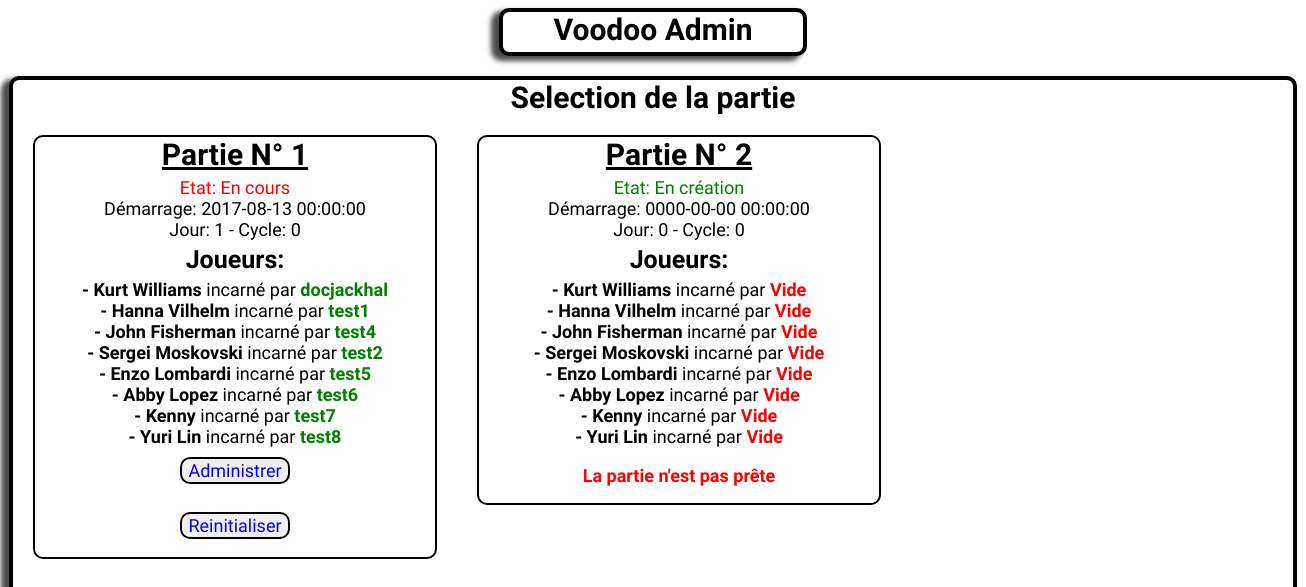
The app's page /admin/index.php with its own data.
### tables this page shows
CREATE TABLE IF NOT EXISTS `VI__parties` (
  `ID` int(11) NOT NULL,
  `Joueur1` int(11) NOT NULL DEFAULT '-1',
  `Joueur2` int(11) NOT NULL DEFAULT '-1',
  `Joueur3` int(11) NOT NULL DEFAULT '-1',
  `Joueur4` int(11) NOT NULL DEFAULT '-1',
  `Joueur5` int(11) NOT NULL DEFAULT '-1',
  `Joueur6` int(11) NOT NULL DEFAULT '-1',
  `Joueur7` int(11) NOT NULL DEFAULT '-1',
  `Joueur8` int(11) NOT NULL DEFAULT '-1',
  `Cycle` int(11) NOT NULL,
  `Jour` int(11) NOT NULL,
  `Etat` enum('en_creation','en_cours') NOT NULL DEFAULT 'en_creation',
  `DateDemarrage` datetime NOT NULL
);

CREATE TABLE IF NOT EXISTS `VI__heros` (
  `ID` int(11) NOT NULL,
  `Sexe` enum('h','f') NOT NULL DEFAULT 'f',
  `Titre` varchar(21) NOT NULL,
  `Nom` varchar(21) NOT NULL,
  `Prenom` varchar(21) NOT NULL,
  `Age` int(11) NOT NULL,
  `Origine` varchar(21) NOT NULL,
  `Profession` varchar(21) NOT NULL,
  `Biographie` varchar(2000) NOT NULL,
  `FaimMax` int(10) NOT NULL,
  `SoifMax` int(10) NOT NULL,
  `FatigueMax` int(10) NOT NULL,
  `PvMax` int(6) NOT NULL,
  `PaMax` int(4) NOT NULL,
  `PmMax` int(4) NOT NULL
);

CREATE TABLE IF NOT EXISTS `VI__accounts` (
  `ID` int(11) NOT NULL,
  `Login` varchar(21) NOT NULL,
  `Password` varchar(21) NOT NULL,
  `Email` varchar(21) NOT NULL,
  `DateInscription` datetime NOT NULL,
  `IDPartieEnCours` int(11) NOT NULL DEFAULT '-1',
  `NombrePartiesJouees` int(11) NOT NULL DEFAULT '0'
);

### prive/config_sql.php (called while the page is built, shortened)
<?php
$PT = "VI__";
?>

### admin/selectionPartie.php (the view, shortened to what this page needs)
<?php
	$requete = "SELECT * FROM ".$PT."parties WHERE Etat != 'terminee'";
	$retour = mysqli_query($mysqli,$requete);
	$parties = array();
	while($partie = mysqli_fetch_assoc($retour))
		$parties[] = $partie;
	$requete = "SELECT * FROM ".$PT."heros";
	$retour = mysqli_query($mysqli,$requete);
	$listeHeros = array();
	while($heros = mysqli_fetch_assoc($retour))
		$listeHeros[$heros["ID"]] = $heros;
	$requete = "SELECT * FROM ".$PT."accounts";
	$retour = mysqli_query($mysqli,$requete);
	$listeJoueurs = array();
	while($joueur = mysqli_fetch_assoc($retour))
		$listeJoueurs[$joueur["ID"]] = $joueur;
?>
<div id="blocSelectionPartie">
	<div id="title">Selection de la partie</div>
	<?php
		foreach($parties as $partie)
		{
			$etatPartie = ($partie["Etat"] == "en_creation") ? "En création" : "En cours";
			$classEtatPartie = ($partie["Etat"] == "en_creation") ? "etatPartieEnCreation" : "etatPartieEnCours";
			$nbJoueursDansPartie = 0;
			foreach($listeHeros as $IDHeros => $heros)
			{
				$IDJoueurSurHeros = $partie["Joueur".$IDHeros];
				if($IDJoueurSurHeros >= 0)
					$nbJoueursDansPartie++;
			}
			?>
			<div class='partie'>
				<div class="nomPartie"/>Partie N° <?php echo $partie["ID"];?></div>
				<div class="etatPartie <?php echo $classEtatPartie;?>"/>Etat: <?php echo $etatPartie;?></div>
				<div class="dateDemarragePartie"/>Démarrage: <?php echo $partie["DateDemarrage"];?></div>
				<div class="jourEtCyclePartie"/>Jour: <?php echo $partie["Jour"];?> - Cycle: <?php echo $partie["Cycle"];?></div>
				<div class="titreJoueur"/>Joueurs: </div>
				<?php
					foreach($listeHeros as $IDHeros=>$heros)
					{
							$IDJoueur = $partie["Joueur".$IDHeros];
							if($IDJoueur > 0)
								$login = "<b style='color:green;'>".$listeJoueurs[$IDJoueur]["Login"]."</b>";
							else
								$login = "<b style='color:red;'>Vide</b>";
						?>
						<div class="slotHeros">
							<span class="nomHeros">- <?php echo $heros["Prenom"]." ".$heros["Nom"];?></span>
							<span class="jouePart"> incarné par <?php echo $login;?></span>
						</div>
						<?php
					}
				if($partie["Etat"] == "en_cours")
				{
					?>
					<form method="POST" action="demarrerAdministrationPartie.php">
						<input class="boutonAdministrer" type="submit" value="Administrer"></input>
					</form>
					<form method="POST" action="reinitialiserPartie.php">
						<input class="boutonAdministrer" type="submit" value="Reinitialiser"></input>
					</form>
					<?php
				}
				else
				{
					?>
						<div class="partieNonPrete">La partie n'est pas prête</div>
					<?php
				}
			?>
			<?php
		}
	?>

### admin/index.php (shortened to what this page needs)
<?php
	include("../prive/config.php");
	$mysqli = mysqli_connect($mysql_ip, $mysql_user,$mysql_password,$base);
	mysqli_set_charset($mysqli, "utf8");
?>
<html>
<head>
<link href="../style/accueil.css" rel="stylesheet" type="text/css"/>
<link href="../style/admin.css" rel="stylesheet" type="text/css"/>
</head>
<body>
	<div id='logo'>Voodoo Admin</div>
	<?php
		if(empty($_SESSION["Admin"]))
			include("selectionPartie.php");
		else
			include("adminPartie.php");
	?>
</body>
</html>

### style/accueil.css (style rules this page uses)
body { text-align: center; background-image: url("../images/background.jpg"); background-attachment:fixed; background-repeat:no-repeat; background-position:100% 0%; }
#logo { background-color: white; width: 300px; height: 40px; border: 4px solid black; border-radius: 10px; margin-left: auto; margin-right: auto; box-shadow: -7px 4px 5px 1px rgba(0, 0, 0, 0.7); font-weight: bold; font-size: 30px; font-family: 'Chelsea Market', cursive; }

### style/admin.css (style rules this page uses)
#blocSelectionPartie { width: 1280px; height: 800px; border: 4px solid black; border-radius: 10px; margin-left: auto; margin-right: auto; background-color: white; box-shadow: -7px 4px 5px 1px rgba(0, 0, 0, 0.7); margin-top: 20px; }
#blocSelectionPartie #title, #blocAdminPartie #title { text-align:center; width: 100%; font-weight: bold; font-size: 30px; font-family: 'Chelsea Market', cursive; }
#blocSelectionPartie .partie { border: 2px solid black; border-radius: 10px; width: 400px; float: left; margin: 20px; font-family: 'Chelsea Market', cursive; text-align: center; font-size: 18px; }
#blocSelectionPartie .partie .nomPartie { font-size: 30px; text-decoration : underline; margin-bottom:5px; font-weight: bold; }
#blocSelectionPartie .partie .etatPartieEnCours { color: red; }
#blocSelectionPartie .partie .etatPartieEnCreation { color: green; }
#blocSelectionPartie .partie .titreJoueur { font-size: 25px; font-weight: bold; margin-top: 5px; margin-bottom: 5px; }
#blocSelectionPartie .partie .nomHeros { font-weight: bold; }
#blocSelectionPartie .partie .boutonAdministrer { font-family: 'Chelsea Market', cursive; text-align: center; font-size: 18px; cursor: pointer; margin-top: 10px; color: blue; border: 2px solid black; border-radius: 10px; }
#blocSelectionPartie .partieNonPrete { color: red; margin: 17.5px; font-weight: bold; }

### records on screen
vi__parties: ID "1", Etat "En cours", DateDemarrage "2017-08-13 00:00:00", Jour "1", Cycle "0", Joueur1.Login "docjackhal", Joueur2.Login "test1", Joueur3.Login "test4", Joueur4.Login "test2", Joueur5.Login "test5", Joueur6.Login "test6", Joueur7.Login "test7", Joueur8.Login "test8"
vi__heros: Prenom "Kurt", Nom "Williams", shows "Vide"
vi__heros: Prenom "Hanna", Nom "Vilhelm", shows "Vide"
vi__heros: Prenom "John", Nom "Fisherman", shows "Vide"
vi__heros: Prenom "Sergei", Nom "Moskovski", shows "Vide"
vi__heros: Prenom "Enzo", Nom "Lombardi", shows "Vide"
vi__heros: Prenom "Abby", Nom "Lopez", shows "Vide"
vi__heros: Prenom "Kenny", shows "Vide"
vi__heros: Prenom "Yuri", Nom "Lin", shows "Vide"
vi__parties: ID "2", Etat "En création", DateDemarrage "0000-00-00 00:00:00", Jour "0", Cycle "0", shows "La partie n'est pas prête"
